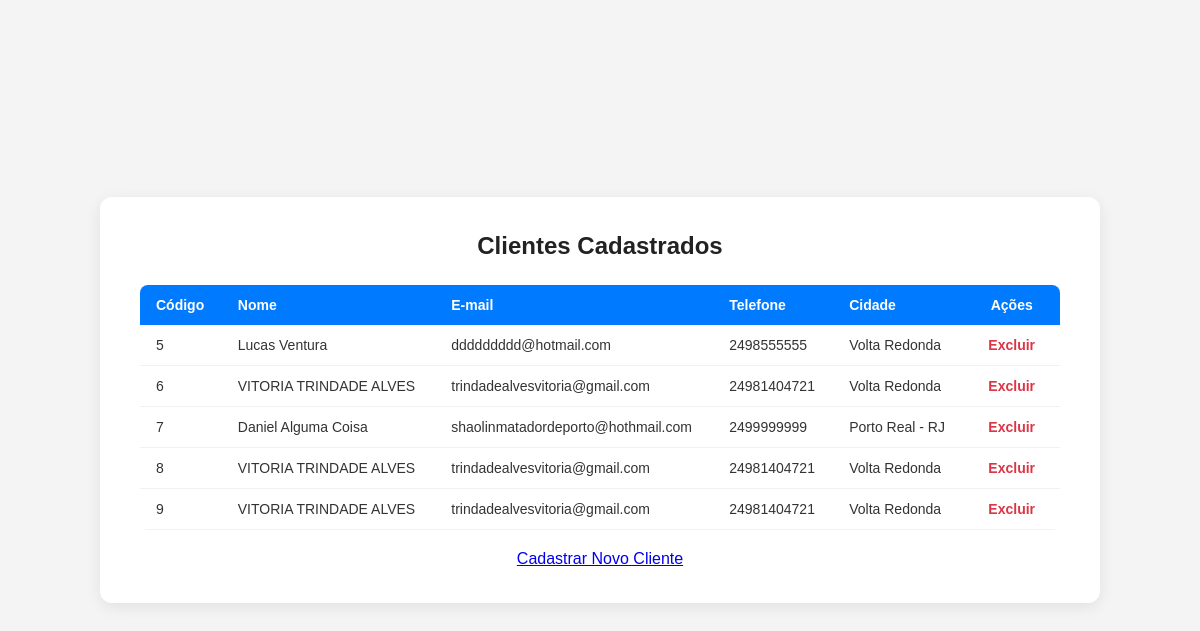
/listar_clientes.php, run on the app's committed database.
### tables this page shows
CREATE TABLE `clientes` (
  `id` int(11) NOT NULL,
  `nome` varchar(100) NOT NULL,
  `email` varchar(100) NOT NULL,
  `telefone` varchar(20) NOT NULL,
  `cidade` varchar(50) NOT NULL
);

### listar_clientes.php (the view, shortened to what this page needs)
<?php
include_once("conexao.php");
$sql = "SELECT * FROM clientes";
$resultado = $conn->query($sql);
?>
<!DOCTYPE html>
<html lang="pt-br">
<head>
    <link rel="stylesheet" href="style.css">
</head>
<body>
    <div class="container large">
        <h2>Clientes Cadastrados</h2>
        <div class="table-responsive">
            <table>
                <thead>
                    <tr>
                        <th>Código</th>
                        <th>Nome</th>
                        <th>E-mail</th>
                        <th>Telefone</th>
                        <th>Cidade</th>
                        <th style="text-align: center;">Ações</th>
                    </tr>
                </thead>
                <tbody>
                    <?php if ($resultado && $resultado->num_rows > 0): ?>
                        <?php while ($row = $resultado->fetch_assoc()): ?>
                            <tr>
                                <td><?php echo $row['id']; ?></td>
                                <td><?php echo htmlspecialchars($row['nome']); ?></td>
                                <td><?php echo htmlspecialchars($row['email']); ?></td>
                                <td><?php echo htmlspecialchars($row['telefone']); ?></td>
                                <td><?php echo htmlspecialchars($row['cidade']); ?></td>
                                <td style="text-align: center;">
                                    <a href="excluir_clientes.php?id=<?php echo $row['id']; ?>"
                                       class="btn-danger"
                                       onclick="return confirm('Tem certeza que deseja excluir este cliente?');">
                                        Excluir
                                    </a>
                                </td>
                            </tr>
                        <?php endwhile; ?>
                    <?php else: ?>
                        <tr>
                            <td colspan="6" style="text-align: center;">Nenhum cliente cadastrado.</td>
                        </tr>
                    <?php endif; ?>
                </tbody>
            </table>
        </div>
        <a href="index.php" class="btn-primary">Cadastrar Novo Cliente</a>
    </div>
</body>
</html>

### style.css (style rules this page uses)
* * { margin: 0; padding: 0; box-sizing: border-box; font-family: Arial, Helvetica, sans-serif; }
body { background-color: #f4f4f4; display: flex; justify-content: center; align-items: center; min-height: 100vh; padding: 20px; }
.container { background: #ffffff; padding: 35px 40px; border-radius: 12px; box-shadow: 0 4px 15px rgba(0, 0, 0, 0.08); width: 100%; max-width: 420px; margin: 0 auto; }
.container.large { max-width: 1000px; text-align: center; }
h2 { text-align: center; margin-bottom: 25px; color: #222222; font-size: 24px; font-weight: bold; }
.table-responsive { width: 100%; }
table { width: 100%; border-collapse: collapse; margin-bottom: 20px; border-radius: 8px; overflow: hidden; }
th { background-color: #007bff; color: #ffffff; padding: 12px 16px; font-size: 14px; text-align: left; }
td { padding: 12px 16px; border-bottom: 1px solid #eef2f5; text-align: left; font-size: 14px; color: #333; }
.btn-danger { color: #dc3545; text-decoration: none; font-weight: bold; padding: 4px 8px; }

### data on the page
clientes: id "5", nome "Lucas Ventura", email "ddddddddd@hotmail.com", telefone "2498555555", cidade "Volta Redonda"
clientes: id "6", nome "VITORIA TRINDADE ALVES", email "trindadealvesvitoria@gmail.com", telefone "24981404721", cidade "Volta Redonda"
clientes: id "7", nome "Daniel Alguma Coisa", email "shaolinmatadordeporto@hothmail.com", telefone "2499999999", cidade "Porto Real - RJ"
clientes: id "8", nome "VITORIA TRINDADE ALVES", email "trindadealvesvitoria@gmail.com", telefone "24981404721", cidade "Volta Redonda"
clientes: id "9", nome "VITORIA TRINDADE ALVES", email "trindadealvesvitoria@gmail.com", telefone "24981404721", cidade "Volta Redonda"
